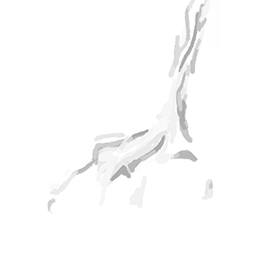
#> input picture assets/vfx/spooky_hand.png, 256 x 256 px, found by its file name
$ python spooky_geom.py
#> lines starting #> are read from the running program, lines starting #| are printed output that depends on the picture; after the words box and inside, x2 and y2 are one past the last pixel; in counts of white or black regions, pixels touching at a corner belong together
# -*- coding: utf-8 -*-
"""分析 spooky_hand.png（夜魇之手）的朝向与几何：
 - 逐行统计"不透明像素数"和"连通块数"：指尖端 = 多个窄块（分离的手指），腕端 = 单个宽块。
 - 判定期望：据此决定贴图该以哪一端为"根部"锚在黑洞上。
"""
import os
import numpy as np
from PIL import Image

SRC = r"C:\Users\shenl\Desktop\new\assets\vfx\spooky_hand.png"
im = Image.open(SRC).convert("RGBA")
#> im is the input picture: PIL image 256x256 RGBA; mean R, G, B, A 249.1, 248.8, 249, 52.5
bb = im.getbbox()
#> bb = (36, 0, 220, 254)
im = im.crop(bb)
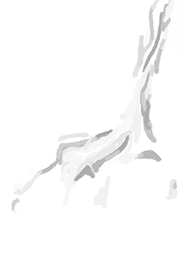
#> im: PIL image 184x254 RGBA; mean R, G, B, A 246.7, 246.3, 246.6, 73.7; transparent parts drawn white
a = np.asarray(im)
alpha = a[..., 3]
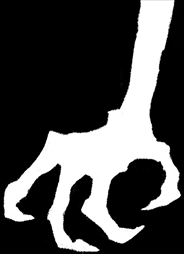
#> alpha: shape (254, 184); min 0, max 255, mean 73.7
h, w = alpha.shape
#> h = 254; w = 184
print("裁掉留白后尺寸: %dx%d" % (w, h))
#| 裁掉留白后尺寸: 184x254

mask = alpha > 40
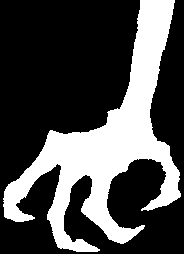
#> mask: shape (254, 184) bool; 30% white; 1 white region, box (x1, y1, x2, y2) and area: (3, 0, 181, 252) 14023


def runs(row):
    """返回该行不透明区间的个数。"""
    idx = np.nonzero(row)[0]
    if len(idx) == 0:
        return 0
    return 1 + int(np.sum(np.diff(idx) > 2))


print("\n 行号  占比   不透明宽   块数   |  横向跨度(x0..x1)")
step = max(1, h // 26)
#> step = 9
for y in range(0, h, step):
    row = mask[y]
    n = int(row.sum())
    if n == 0:
        print("  %4d  %5.2f     0        0" % (y, y / h))
        continue
    idx = np.nonzero(row)[0]
    print("  %4d  %5.2f   %5d     %3d   |  %d..%d" % (y, y / h, n, runs(row), idx[0], idx[-1]))
#> this loop made 29 passes
#> n on passes 1 to 12: 35, 33, 35, 33, 32, 32, 29, 28, 29, 27, 28, 28
#|      0   0.00      35       1   |  140..174
#|      9   0.04      33       1   |  140..172
#|     18   0.07      35       1   |  137..171
#|     27   0.11      33       1   |  137..169
#|     36   0.14      32       1   |  136..167
#|     45   0.18      32       1   |  134..165
#|     54   0.21      29       1   |  133..161
#|     63   0.25      28       1   |  132..159
#> (further printed lines are left out)

# 上半 / 下半 的平均块数与平均宽度
def region_stats(y0, y1):
#> called with y0 = 0, y1 = 84
    tot = 0
    cnt = 0
    width = 0
    for y in range(y0, y1):
        row = mask[y]
        n = int(row.sum())
        if n:
            tot += runs(row)
            width += n
            cnt += 1
#> this loop made 84 passes
#> (n, width) on passes 1 to 12: (35, 35), (35, 70), (35, 105), (34, 139), (34, 173), (34, 207), (34, 241), (34, 275), (34, 309), (33, 342), (34, 376), (34, 410)
#> after the loop, cnt = 84; tot = 84; width = 2618
    return (tot / cnt, width / cnt, cnt) if cnt else (0, 0, 0)

t = region_stats(0, h // 3)
#> t = (1, 31.17, 84)
b = region_stats(h * 2 // 3, h)
#> the loop in region_stats (call 2), `for y in range(y0, y1):` made 85 passes
#> (n, tot, width) on passes 1 to 12: (108, 3, 108), (109, 6, 217), (105, 9, 322), (99, 12, 421), (95, 15, 516), (94, 18, 610), (90, 22, 700), (82, 26, 782), (80, 30, 862), (78, 34, 940), (75, 38, 1015), (74, 42, 1089)
#> b = (3.07, 63.22, 83)
print("\n上 1/3: 平均块数 %.2f  平均不透明宽 %.1f  (有效行 %d)" % t)
#| 上 1/3: 平均块数 1.00  平均不透明宽 31.2  (有效行 84)
print("下 1/3: 平均块数 %.2f  平均不透明宽 %.1f  (有效行 %d)" % b)
#| 下 1/3: 平均块数 3.07  平均不透明宽 63.2  (有效行 83)
print("\n判据: 块数多、宽度小的一端 = 指尖；块数少、宽度大的一端 = 腕/掌。")
print("结论: 指尖在【%s】" % ("上端 (y 小)" if t[0] > b[0] else "下端 (y 大)"))
#| 结论: 指尖在【下端 (y 大)】

# 不透明区平均色 & 峰值色
sel = a[alpha > 40]
print("\n不透明像素 %d 个，平均 RGBA = (%d,%d,%d,%d)"
      % (len(sel), sel[:, 0].mean(), sel[:, 1].mean(), sel[:, 2].mean(), sel[:, 3].mean()))
#| 不透明像素 14023 个，平均 RGBA = (240,240,240,244)
print("RGBA 最大值 =", sel.max(axis=0))
#| RGBA 最大值 = [255 255 255 255]
